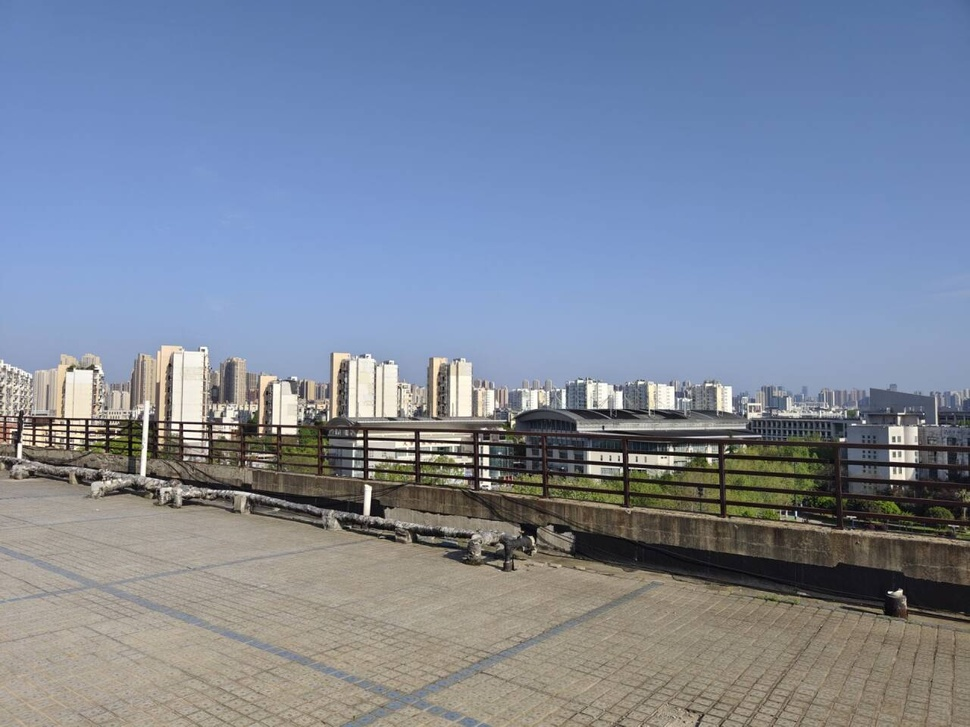
#> input picture openCVclass/my.jpg, 970 x 727 px, shrunk from 1280 x 960 before the run
$ python 4partA.py
#> lines starting #> are read from the running program, lines starting #| are printed output that depends on the picture

#灰度图上加上高斯噪声、均匀噪声和椒盐噪声
#分别给出原图和对应的污染后的图片，并给出对应的四个直方图

import cv2 as cv
import numpy as np
import matplotlib.pyplot as plt

# 设置字体以支持中文显示
plt.rcParams['font.sans-serif'] = ['SimHei']
plt.rcParams['axes.unicode_minus'] = False

def add_gaussian_noise(image, mean=0, var=0.01):
    """添加高斯噪声"""
    noise = np.random.normal(mean, var**0.5, image.shape)  # 生成高斯噪声
    noisy_image = np.clip(image + noise, 0, 255)  # 添加噪声并限制范围
    return noisy_image.astype(np.uint8)

def add_uniform_noise(image, low=0, high=0.1):
    """添加均匀噪声"""
    noise = np.random.uniform(low, high, image.shape)  # 生成均匀噪声
    noisy_image = np.clip(image + noise * 255, 0, 255)  # 添加噪声并限制范围
    return noisy_image.astype(np.uint8)

def add_salt_and_pepper_noise(image, salt_prob=0.01, pepper_prob=0.01):
    """添加椒盐噪声"""
    noisy_image = np.copy(image)
    total_pixels = image.size
    salt = np.ceil(salt_prob * total_pixels).astype(int)
    pepper = np.ceil(pepper_prob * total_pixels).astype(int)

    # 添加盐噪声
    coords = [np.random.randint(0, i - 1, salt) for i in image.shape]
    noisy_image[coords[0], coords[1]] = 255

    # 添加椒噪声
    coords = [np.random.randint(0, i - 1, pepper) for i in image.shape]
    noisy_image[coords[0], coords[1]] = 0

    return noisy_image

def plot_histograms(original, noisy, noise_type):
    """绘制原图和噪声图像的直方图"""
    plt.figure(figsize=(12, 6))

    # 显示原图
    plt.subplot(2, 2, 1)
    plt.imshow(original, cmap='gray')
    plt.title('原图')
    plt.axis('off')

    # 显示噪声图
    plt.subplot(2, 2, 2)
    plt.imshow(noisy, cmap='gray')
    plt.title(f'{noise_type}噪声图')
    plt.axis('off')

    # 原图直方图
    plt.subplot(2, 2, 3)
    plt.hist(original.ravel(), bins=256, range=[0, 256], color='black')
    plt.title('原图直方图')
    plt.xlim([0, 256])

    # 噪声图直方图
    plt.subplot(2, 2, 4)
    plt.hist(noisy.ravel(), bins=256, range=[0, 256], color='black')
    plt.title(f'{noise_type}噪声图直方图')
    plt.xlim([0, 256])

    plt.tight_layout()
    plt.show()


# 读取灰度图像
img = cv.imread('my.jpg', cv.IMREAD_GRAYSCALE)
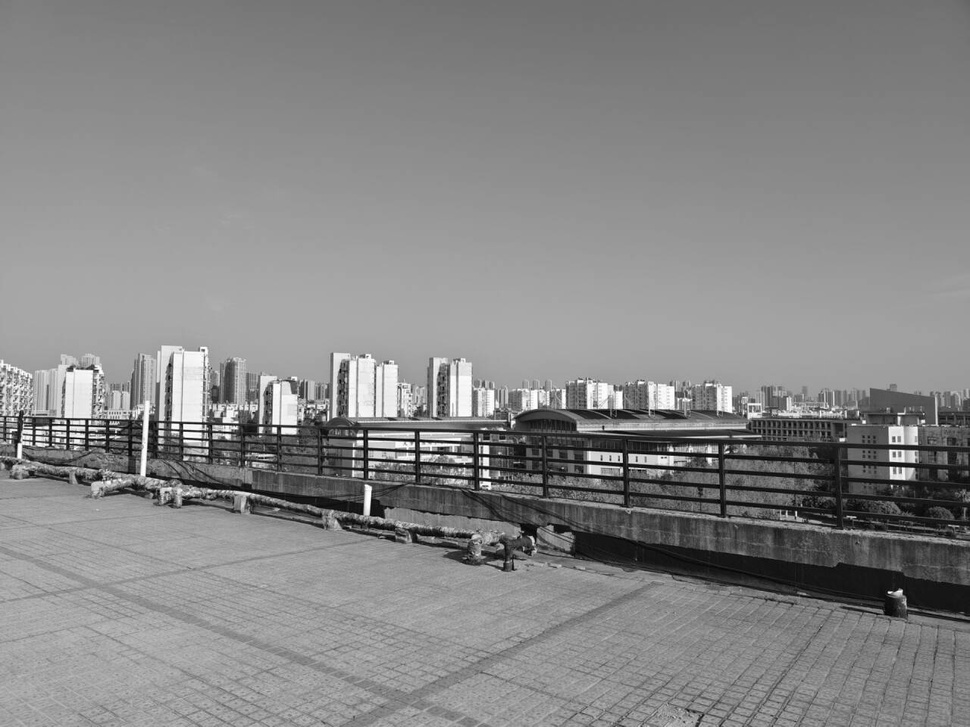
#> img: shape (727, 970); min 0, max 255, mean 134.5

    # 添加高斯噪声
noisy_gaussian = add_gaussian_noise(img)
plot_histograms(img, noisy_gaussian, '高斯')
#> in plot_histograms, `plt.show()`:
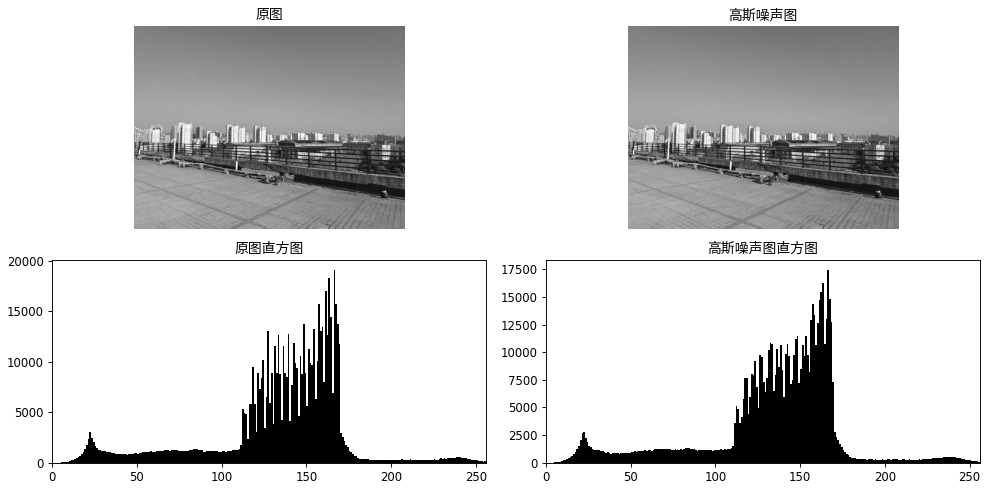
#> figure drawn by matplotlib, 4 panels; panel 3: tallest bar 19150 high, from x = 166 to 167; panel 4: tallest bar 17473 high, from x = 166 to 167

    # 添加均匀噪声
noisy_uniform = add_uniform_noise(img)
plot_histograms(img, noisy_uniform, '均匀')
#> call 2 of plot_histograms, with noise_type = '均匀'
#> in plot_histograms (call 2), `plt.show()`:
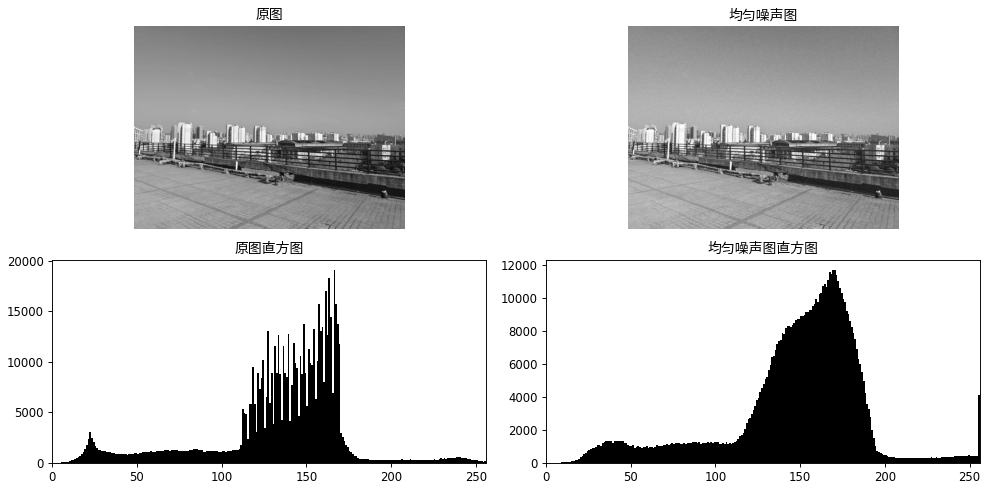
#> figure drawn by matplotlib, 4 panels; panel 3: tallest bar 19150 high, from x = 166 to 167; panel 4: tallest bar 11704 high, from x = 169 to 170

    # 添加椒盐噪声
noisy_sp = add_salt_and_pepper_noise(img)
#> in add_salt_and_pepper_noise, `noisy_image[coords[0], coords[1]] = 0`:
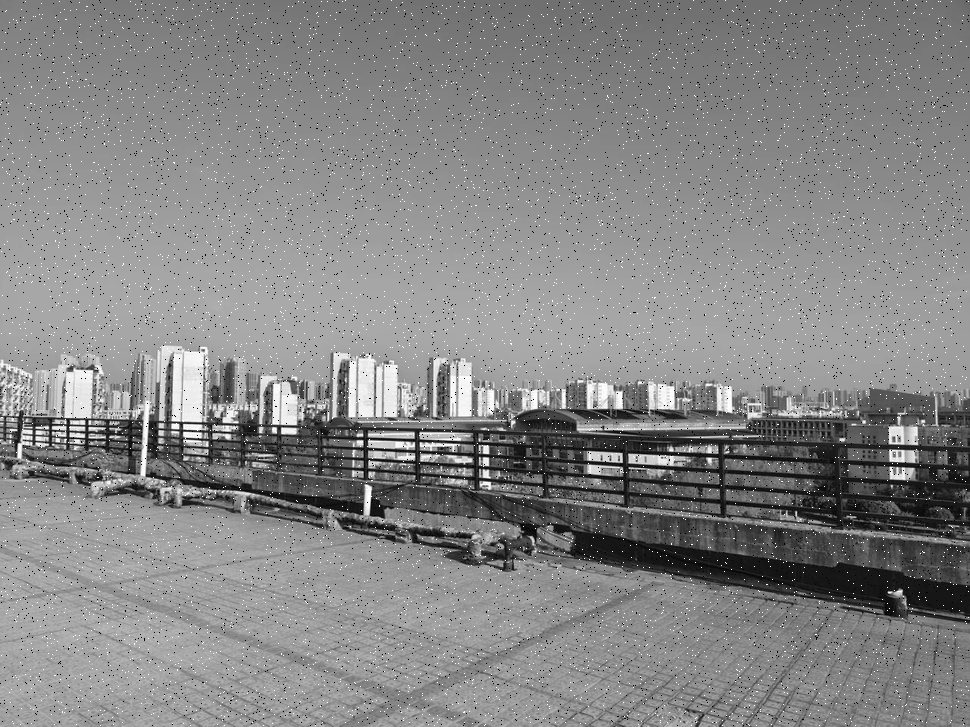
#> noisy_image: shape (727, 970); min 0, max 255, mean 134.3
plot_histograms(img, noisy_sp, '椒盐')
#> call 3 of plot_histograms, with noise_type = '椒盐'
#> in plot_histograms (call 3), `plt.show()`:
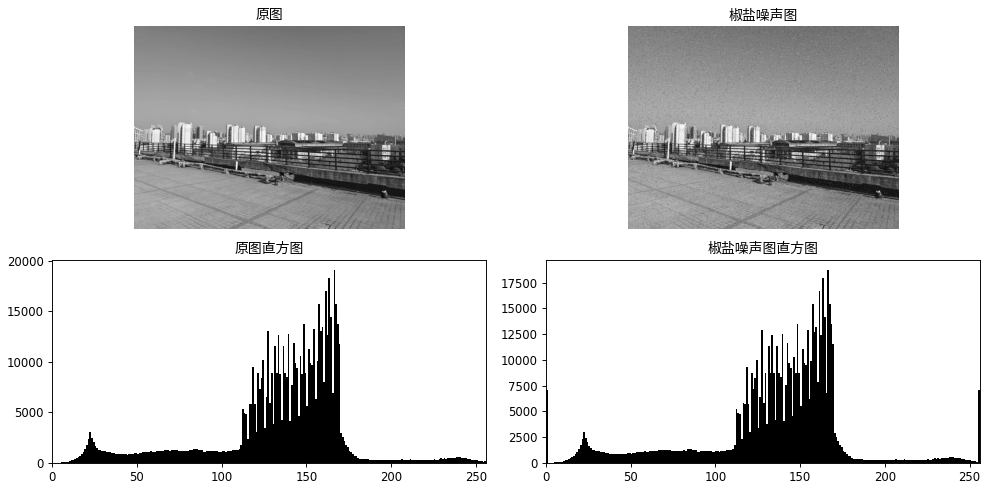
#> figure drawn by matplotlib, 4 panels; panel 3: tallest bar 19150 high, from x = 166 to 167; panel 4: tallest bar 18777 high, from x = 166 to 167
